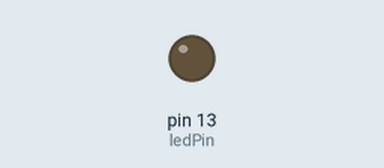
Bench run of a sketch on a simulated Arduino Uno, built with avr-gcc and run on an emulated ATmega328P. On the bench: output pins drawn as LEDs (lit = HIGH). What the sketch prints to the serial monitor is not drawn.

Above: at 0.3 s.
At 2.9 s:
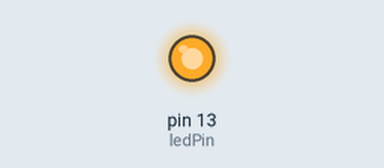
Timing chart, 0 to 6.7 s (numbered marks = the images above):
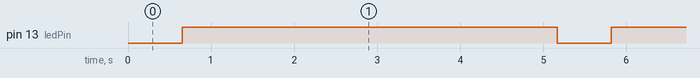

Measured:
- by itself, pin 13 (ledPin): alternates HIGH for 4.5 s and LOW for 0.65 s

The sketch:

ws02_brightness_led.ino
```cpp
const int ledPin = 13;
const int delayTime = 50;
int duty;

void setup() {
  Serial.begin(9600);
  pinMode(ledPin, OUTPUT);
}

void loop() {
  for (duty = 0; duty < 1023; duty += 10) {
    analogWrite(ledPin, duty);
    Serial.println(duty);
    delay(delayTime);
  }

}
```
